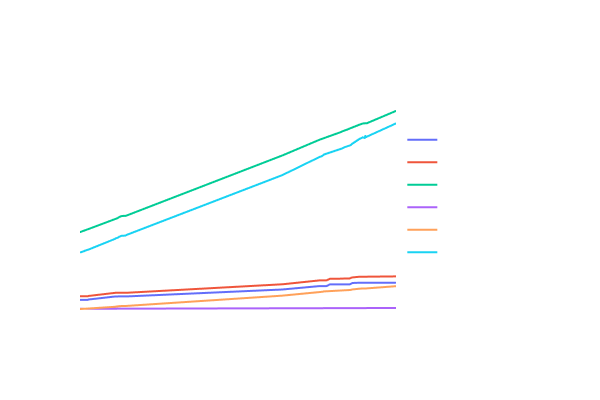

Source (notebook cell):
### Code cell
fig = px.line(database_electrical, x='time', y='CO2', color='device',
              title='CO2 Levels Over Time by Device',
              labels={'CO2': 'CO2 Level', 'time': 'Timestamp', 'device': 'Device'},  width=600, height=400)
fig.update_layout(xaxis_title='Time', yaxis_title='CO2', legend_title='Devices')
fig.update_layout({'plot_bgcolor': 'rgba(0,0,0,0)', 'paper_bgcolor': 'rgba(0,0,0,0)'})
keys = list(locals().keys())
for l in keys:
    if l[:3] == 'fig':
        locals()[l].update_layout(font_color = 'white', font_size = 15)
plt.savefig("Charts/CO2_electricity_presentation.png")
fig.show()
#pio.write_image(fig, 'CO2_electrical_presentation.svg')

### Figure 1 — Plotly figure (JSON) as saved in the notebook; plotly's stock layout.template omitted (floating-point values rounded to 4 significant figures; data arrays with more than 128 entries replaced by an {"elided": "..."} marker saying what was removed)
{"data": [{"hovertemplate": "Device=Outdoor Lighting #4<br>Timestamp=%{x}<br>CO2 Level=%{y}<extra></extra>", "legendgroup": "Outdoor Lighting #4", "line": {"color": "#636efa", "dash": "solid"}, "marker": {"symbol": "circle"}, "mode": "lines", "name": "Outdoor Lighting #4", "showlegend": true, "type": "scattergl", "x": {"elided": "186 str values"}, "xaxis": "x", "y": {"elided": "186 float values"}, "yaxis": "y"}, {"hovertemplate": "Device=Box #4<br>Timestamp=%{x}<br>CO2 Level=%{y}<extra></extra>", "legendgroup": "Box #4", "line": {"color": "#EF553B", "dash": "solid"}, "marker": {"symbol": "circle"}, "mode": "lines", "name": "Box #4", "showlegend": true, "type": "scattergl", "x": {"elided": "182 str values"}, "xaxis": "x", "y": {"elided": "182 float values"}, "yaxis": "y"}, {"hovertemplate": "Device=Crane 1<br>Timestamp=%{x}<br>CO2 Level=%{y}<extra></extra>", "legendgroup": "Crane 1", "line": {"color": "#00cc96", "dash": "solid"}, "marker": {"symbol": "circle"}, "mode": "lines", "name": "Crane 1", "showlegend": true, "type": "scattergl", "x": {"elided": "187 str values"}, "xaxis": "x", "y": {"elided": "187 float values"}, "yaxis": "y"}, {"hovertemplate": "Device=other<br>Timestamp=%{x}<br>CO2 Level=%{y}<extra></extra>", "legendgroup": "other", "line": {"color": "#ab63fa", "dash": "solid"}, "marker": {"symbol": "circle"}, "mode": "lines", "name": "other", "showlegend": true, "type": "scattergl", "x": {"elided": "1707 str values"}, "xaxis": "x", "y": {"elided": "1707 float values"}, "yaxis": "y"}, {"hovertemplate": "Device=Mobile Crane<br>Timestamp=%{x}<br>CO2 Level=%{y}<extra></extra>", "legendgroup": "Mobile Crane", "line": {"color": "#FFA15A", "dash": "solid"}, "marker": {"symbol": "circle"}, "mode": "lines", "name": "Mobile Crane", "showlegend": true, "type": "scattergl", "x": {"elided": "185 str values"}, "xaxis": "x", "y": {"elided": "185 float values"}, "yaxis": "y"}, {"hovertemplate": "Device=Crane 2<br>Timestamp=%{x}<br>CO2 Level=%{y}<extra></extra>", "legendgroup": "Crane 2", "line": {"color": "#19d3f3", "dash": "solid"}, "marker": {"symbol": "circle"}, "mode": "lines", "name": "Crane 2", "showlegend": true, "type": "scattergl", "x": {"elided": "193 str values"}, "xaxis": "x", "y": {"elided": "193 float values"}, "yaxis": "y"}], "layout": {"font": {"color": "white", "size": 15}, "height": 400, "legend": {"title": {"text": "Devices"}, "tracegroupgap": 0}, "paper_bgcolor": "rgba(0,0,0,0)", "plot_bgcolor": "rgba(0,0,0,0)", "title": {"text": "CO2 Levels Over Time by Device"}, "width": 600, "xaxis": {"anchor": "y", "domain": [0, 1], "title": {"text": "Time"}}, "yaxis": {"anchor": "x", "domain": [0, 1], "title": {"text": "CO2"}}}}
